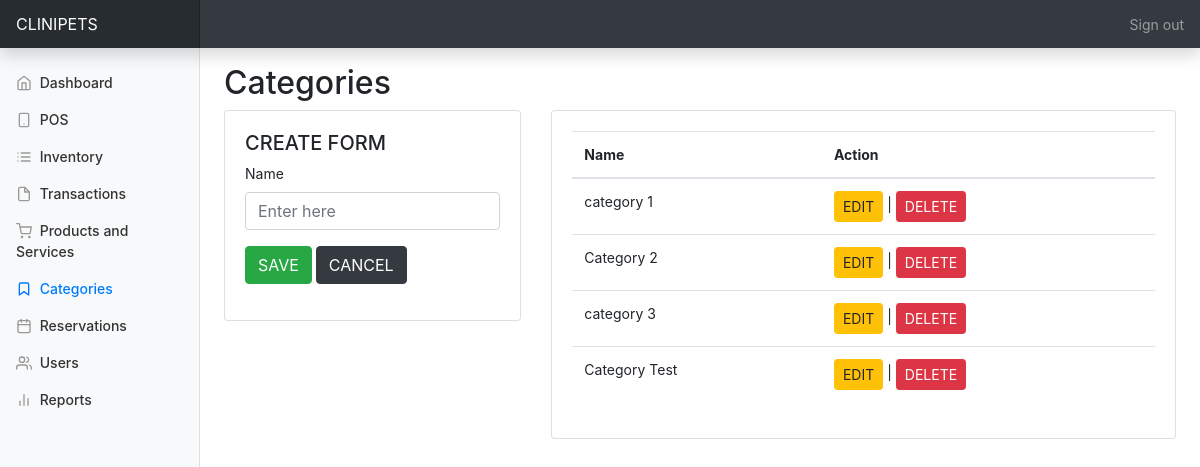
The app's page /admin/category.php (signed in), older data.
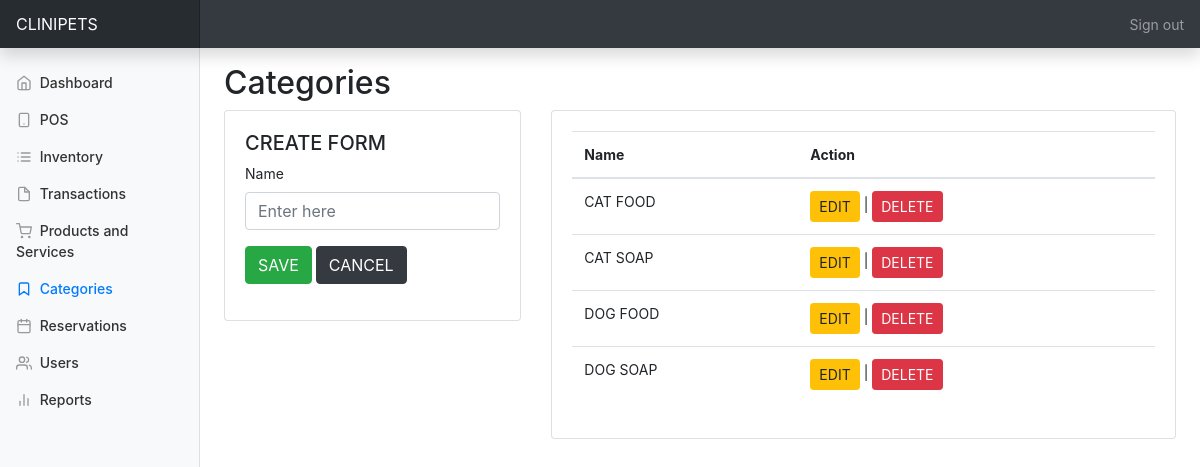
The same page, newer data.
### tables this page shows
CREATE TABLE `categories` (
  `id` int(11) NOT NULL,
  `name` varchar(255) NOT NULL
);

### admin/category.php (the view, shortened to what this page needs)
<?php
    include '../db_config.php';
    $stmt = $conn->prepare("SELECT * FROM categories ORDER BY name");
    $stmt->execute();
    $categories = $stmt->fetchAll();
    if (isset($_GET['action']) && isset($_GET['id'])) {
        $id = $_GET['id'];
        if ($_GET['action'] == 'delete') {
            $conn->prepare("DELETE FROM categories WHERE id = ?")->execute([$id]);
            echo '<script>alert("Category Deleted"); window.location="category.php";</script>';
        } elseif ($_GET['action'] == 'edit') {
            $formTitle = "UPDATE FORM";
            $query = $conn->prepare("SELECT * FROM categories WHERE id = ?");
            $query->execute([$id]);
            $categoryEdit = $query->fetch();
            $inputName = $categoryEdit['name'];
        }
    } else {
        $formTitle = "CREATE FORM";
        $inputName = '';
    }
?>
<!DOCTYPE html>
<html>
<head>
    <?php include 'theme-css.php'; ?>
</head>
<body>
    <?php include 'nav-top.php'; ?>
    <div class="container-fluid">
        <div class="row">
            <?php include 'nav-side.php'; ?>
            <main role="main" class="col-md-9 ml-sm-auto col-lg-10 px-md-4">
                <div class="pt-3">
                    <h1 class="h2">Categories</h1>
                </div>
                <div class="row">
                    <div class="col-md-4">
                        <div class="card">
                            <div class="card-body">
                                <h5><?php echo $formTitle; ?></h5>
                                <form method="POST" action="">
                                    <div class="form-group">
                                        <label>Name</label>
                                        <input type="text" class="form-control" name="name" placeholder="Enter here" value="<?=$inputName; ?>" required="" />
                                    </div>
                                    <div class="form-group">
                                        <button type="submit" name="save" class="btn btn-success">SAVE</button>
                                        <a href="category.php" class="btn btn-dark">CANCEL</a>
                                    </div>
                                </form>
                            </div>
                        </div>
                    </div>
                    <div class="col-md-8">
                        <div class="card">
                            <div class="card-body">
                                <table class="table">
                                    <thead>
                                        <tr>
                                            <th>Name</th>
                                            <th>Action</th>
                                        </tr>
                                    </thead>
                                    <tbody>
                                        <?php foreach ($categories as $key => $category): ?>
                                        <tr>
                                            <td><?=$category['name']; ?></td>
                                            <td>
                                                <a href="category.php?id=<?=$category['id']; ?>&action=edit" class="btn btn-warning btn-sm">EDIT</a>
                                                |
                                                <a href="category.php?id=<?=$category['id']; ?>&action=delete" class="btn btn-danger btn-sm" onclick="return confirm('Are you sure you want to delete?');">DELETE</a>
                                            </td>
                                        </tr>
                                        <?php endforeach; ?>
                                    </tbody>
                                </table>
                            </div>
                        </div>
                    </div>
                </div>
            </main>
        </div>
    </div>
</body>
</html>

Row changes from the older to the newer data that the page shows:
removed categories: name "category 3"
removed categories: name "Category Test"
changed categories: name "Category 2" → "CAT FOOD"; moves up the list
added categories: name "CAT SOAP"
changed categories: name "category 1" → "DOG FOOD"
added categories: name "DOG SOAP"
